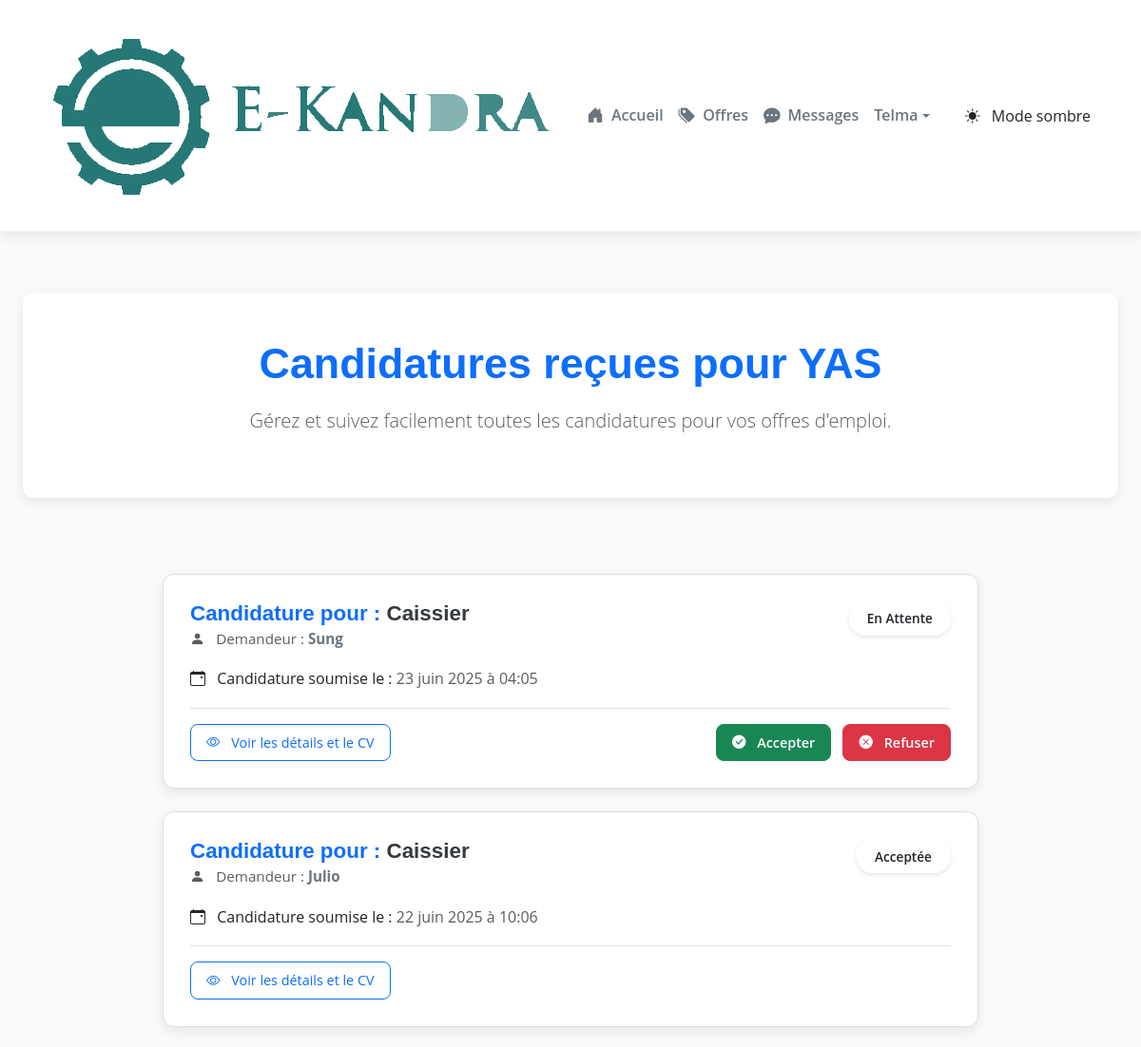
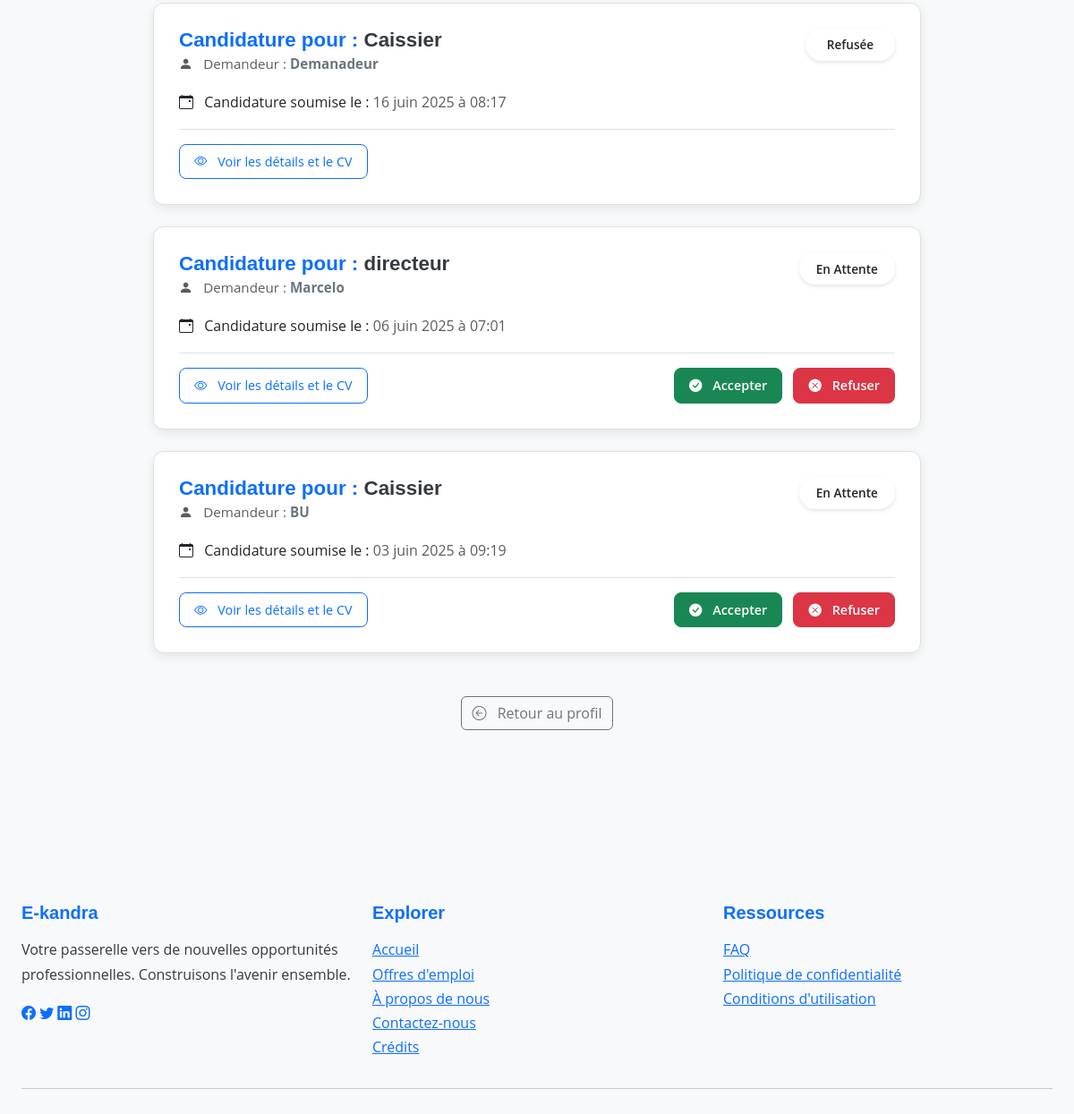
Screenshot of /profile/candidature/27/ (signed in) with the database file from the repository (2 pictures, top to bottom).
### Ekandra/models.py (models this page shows, shortened)
class Entreprise(models.Model):
    user = models.OneToOneField(User, on_delete=models.CASCADE)
    nom = models.CharField(max_length=100, blank=True, default="Entreprise")
    description = models.TextField(blank=True)
    secteur = models.CharField(max_length=100, blank=True)
    siret = models.CharField(max_length=14,unique=False)
    photo_profil = models.ImageField(upload_to='profils/', blank=True, null=True)
    created_at = models.DateTimeField(auto_now_add=True)

class Candidature(models.Model):
    demandeur = models.ForeignKey(Demandeur, on_delete=models.CASCADE)
    offre = models.ForeignKey(OffreEmploi, on_delete=models.CASCADE)
    cv = models.FileField(upload_to='cvs/', validators=[FileExtensionValidator(['pdf'])], blank=True, null=True)
    lettre_motivation = models.FileField(upload_to='cvs/', validators=[FileExtensionValidator(['pdf'])], blank=True, null=True)
    date_candidature = models.DateTimeField(auto_now_add=True)
    statut = models.CharField(max_length=50, choices=[
        ('en_attente', 'En attente'),
        ('acceptee', 'Acceptée'),
        ('refusee', 'Refusée')
    ], default='en_attente')

class OffreEmploi(models.Model):
    entreprise = models.ForeignKey(Entreprise, on_delete=models.CASCADE)
    titre = models.CharField(max_length=200)
    description = models.TextField()
    salaire = models.DecimalField(max_digits=10, decimal_places=2, null=True, blank=True)
    date_publication = models.DateTimeField(auto_now_add=True)
    date_fin = models.DateTimeField(default=' j/m/n ')
    active = models.BooleanField(default=True)

class Demandeur(models.Model):
    user = models.OneToOneField(User, on_delete=models.CASCADE)
    nom = models.CharField(max_length=100, blank=True, default="Utilisateur")
    competences = models.TextField(blank=True)
    cv = models.FileField(upload_to='cvs/', validators=[FileExtensionValidator(['pdf'])], blank=True, null=True)
    photo_profil = models.ImageField(upload_to='profils/', blank=True, null=True)
    created_at = models.DateTimeField(auto_now_add=True)

### Ekandra/views.py (the view, shortened to what this page needs)
# urls.py: path('profile/candidature/<int:candidature_id>/', views.voir_candidatures, name='voir_candidatures'),
@login_required
def voir_candidatures(request, candidature_id):
    try:
        entreprise = Entreprise.objects.get(user=request.user)
    except Entreprise.DoesNotExist:
        messages.error(request, "Seules les entreprises peuvent gérer les candidatures.")
        return redirect('home')
    entreprise_offers = OffreEmploi.objects.filter(entreprise=entreprise)
    candidatures = Candidature.objects.filter(offre__in=entreprise_offers).order_by('-date_candidature')
    context = get_base_context(request)
    context.update({
        'entreprise': entreprise,
        'candidatures': candidatures,
        'entreprise_offers': entreprise_offers,
    })
    return render(request, 'Ekandra/voir_candidature.html', context)

### Ekandra/views.py (called while the page is built)
def get_base_context(request):
    context = {}
    if request.user.is_authenticated:
        try:
            from .models import Message
            context['unread_messages'] = Message.objects.filter(destinataire=request.user, lu=False).count()
        except ImportError:
            context['unread_messages'] = 0
            pass
    return context

### Ekandra/templates/Ekandra/voir_candidature.html (shortened to what this page needs)
{% extends 'Ekandra/base.html' %}
{% load static %}
{% load bootstrap5 %}
{% block extra_css %}
    <link rel="stylesheet" href="{% static 'Ekandra/css/voir_candidature.css' %}">
{% endblock %}
{% block content %}
<div class="header-section text-center mb-5">
    <h1 class="display-5 fw-bold text-primary mb-3">Candidatures reçues pour {{ entreprise.nom }}</h1>
    <p class="lead text-muted">Gérez et suivez facilement toutes les candidatures pour vos offres d'emploi.</p>
</div>
<div class="row justify-content-center">
    <div class="col-lg-10 col-xl-9">
        {% if candidatures %}
            <div class="candidatures-list">
                {% for candidature in candidatures %}
                    <div class="card candidature-item mb-4">
                        <div class="card-body">
                            <div class="d-flex justify-content-between align-items-start mb-3">
                                <div>
                                    <h5 class="card-title text-primary mb-1">
                                        Candidature pour : <strong class="offer-title-highlight">{{ candidature.offre.titre }}</strong>
                                    </h5>
                                    <p class="card-subtitle text-muted mb-0">
                                        <i class="bi bi-person-fill me-2"></i> Demandeur : <strong class="text-secondary">{{ candidature.demandeur.user.username }}</strong>
                                    </p>
                                </div>
                                <span class="candidature-status
                                    {% if candidature.statut == 'en_attente' %} status-en_attente
                                    {% elif candidature.statut == 'acceptee' %} status-acceptee
                                    {% elif candidature.statut == 'refusee' %} status-refusee
                                    {% else %} status-default
                                    {% endif %}">
                                    {{ candidature.get_statut_display }}
                                </span>
                            </div>
                            <p class="mb-2"><i class="bi bi-calendar-event me-2"></i> Candidature soumise le : <span class="text-muted">{{ candidature.date_candidature|date:"d F Y à H:i" }}</span></p>
                            <div class="d-flex justify-content-between align-items-center mt-3 pt-3 border-top">
                                <a href="{% url 'candidature_detail' candidature.id %}" class="btn btn-sm btn-outline-primary view-details-btn">
                                    <i class="bi bi-eye me-2"></i> Voir les détails et le CV
                                </a>
                                {% if candidature.statut == 'en_attente' %}
                                    <div class="action-buttons">
                                        <form method="post" class="d-inline-block me-2">
                                            <button type="submit" class="btn btn-success btn-sm action-btn">
                                                <i class="bi bi-check-circle-fill me-2"></i> Accepter
                                            </button>
                                        </form>
                                        <form method="post" class="d-inline-block">
                                            <button type="submit" class="btn btn-danger btn-sm action-btn">
                                                <i class="bi bi-x-circle-fill me-2"></i> Refuser
                                            </button>
                                        </form>
                                    </div>
                                {% endif %}
                            </div>
                        </div>
                    </div>
                {% endfor %}
            </div>
        {% else %}
            <div class="alert alert-info text-center py-4">
                <i class="bi bi-info-circle display-4 mb-3 d-block"></i>
                <p class="lead">Vous n'avez pas encore reçu de candidatures pour vos offres d'emploi.</p>
                <p class="text-muted mb-0">Continuez à publier des offres pour attirer des talents !</p>
            </div>
        {% endif %}
        <p class="mt-5 text-center">
            <a href="{% url 'profile' %}" class="btn btn-outline-secondary">
                <i class="bi bi-arrow-left-circle me-2"></i> Retour au profil
            </a>
        </p>
    </div>
</div>
{% endblock %}

### Ekandra/templates/Ekandra/base.html (shortened to what this page needs)
{% load static %}
{% load bootstrap5 %}
<!DOCTYPE html>
<html lang="fr">
<head>
    <link rel="stylesheet" href="{% static 'Ekandra/css/style.css' %}">
    <link href="https://cdn.jsdelivr.net/npm/bootstrap@5.3.0/dist/css/bootstrap.min.css" rel="stylesheet">
    <link href="https://cdn.jsdelivr.net/npm/bootstrap-icons/font/bootstrap-icons.css" rel="stylesheet">
    <link rel="stylesheet" href="https://cdnjs.cloudflare.com/ajax/libs/animate.css/4.1.1/animate.min.css"/>
    <link rel="stylesheet" href="{% static 'Ekandra/css/style.css' %}">
    {% block extra_css %}{% endblock %}
</head>
<body class="light-mode d-flex flex-column min-vh-100"
{% block body_class %}{% endblock %}>
    <header class="main-header sticky-top">
        <nav class="navbar navbar-expand-lg">
            <div class="container-fluid app-container">
                <a class="navbar-brand brand-logo" href="{% url 'home' %}">
                    <img src="{% static 'Ekandra/image/Ekandra.svg' %}" alt="E-kandra Logo" class="logo">
                </a>
                <div class="collapse navbar-collapse" id="navbarNav">
                    <ul class="navbar-nav ms-auto mb-2 mb-lg-0 align-items-center">
                        <li class="nav-item">
                            <a class="nav-link nav-link-custom {% if request.resolver_match.url_name == 'home' %}active{% endif %}" aria-current="page" href="{% url 'home' %}">
                                <i class="bi bi-house-door-fill me-2"></i> Accueil
                            </a>
                        </li>
                        <li class="nav-item">
                            <a class="nav-link nav-link-custom {% if request.resolver_match.url_name == 'offres' %}active{% endif %}" href="{% url 'offres' %}">
                                <i class="bi bi-tags-fill me-2"></i> Offres
                            </a>
                        </li>
                        {% if user.is_authenticated %}
                            <li class="nav-item">
                                <a class="nav-link nav-link-custom {% if request.resolver_match.url_name == 'messages' %}active{% endif %}" href="{% url 'messages' %}">
                                    <i class="bi bi-chat-dots-fill me-2"></i> Messages
                                </a>
                            </li>
                            <li class="nav-item dropdown">
                                <a class="nav-link dropdown-toggle nav-link-custom" href="#" id="navbarDropdownProfile" role="button" data-bs-toggle="dropdown" aria-expanded="false">
                                    {{ user.username|default:"Utilisateur" }}
                                </a>
                            </li>
                        {% endif %}
                        <li class="nav-item ms-lg-3 d-flex align-items-center">
                            <button id="theme-toggle" class="btn theme-toggle-btn">
                                <i class="bi bi-sun-fill me-2" id="sun-icon"></i>
                                <span id="theme-text">Mode clair</span>
                            </button>
                        </li>
                    </ul>
                </div>
            </div>
        </nav>
    </header>
    <main class="flex-grow-1 main-content-area">
        <div class="container app-container mt-4 mb-5">
            {% block content %}
            {% endblock %}
        </div>
    </main>
    <footer class="app-footer py-5 mt-auto">
        <div class="container app-container">
            <div class="row">
                <div class="col-md-4 mb-4 mb-md-0">
                    <h5 class="footer-heading">E-kandra</h5>
                    <p class="footer-text">Votre passerelle vers de nouvelles opportunités professionnelles. Construisons l'avenir ensemble.</p>
                    <div class="social-links">
                        <a href="#" class="social-icon"><i class="bi bi-facebook"></i></a>
                        <a href="#" class="social-icon"><i class="bi bi-twitter"></i></a>
                        <a href="#" class="social-icon"><i class="bi bi-linkedin"></i></a>
                        <a href="#" class="social-icon"><i class="bi bi-instagram"></i></a>
                    </div>
                </div>
                <div class="col-md-4 mb-4 mb-md-0">
                    <h5 class="footer-heading">Explorer</h5>
                    <ul class="list-unstyled footer-links">
                        <li><a href="{% url 'home' %}">Accueil</a></li>
                        <li><a href="{% url 'offres' %}">Offres d'emploi</a></li>
                        <li><a href= "{% url 'a_propos' %}">À propos de nous</a></li>
                        <li><a href="{% url 'contact' %}">Contactez-nous</a></li>
                        <li><a href="{% url 'credits' %}">Crédits</a></li>
                    </ul>
                </div>
                <div class="col-md-4">
                    <h5 class="footer-heading">Ressources</h5>
                    <ul class="list-unstyled footer-links">
                        <li><a href="{% url 'faq' %}">FAQ</a></li>
                        <li><a href="#">Politique de confidentialité</a></li>
                        <li><a href="#">Conditions d'utilisation</a></li>
                    </ul>
                </div>
            </div>
            <hr class="footer-divider">
        </div>
    </footer>
</body>
</html>

### Ekandra/static/Ekandra/css/style.css (style rules this page uses)
:root { --primary-color: #0d6efd; --secondary-color: #6c757d; --accent-color: #28a745; --light-bg: #f8f9fa; --text-color: #343a40; --navbar-bg: #ffffff; --card-bg: #ffffff; --border-color: #e0e0e0; --shadow-light: 0 4px 12px rgba(0, 0, 0, 0.08); --card-hover-shadow: 0 12px 24px rgba(0, 0, 0, 0.15); --alert-shadow: 0 2px 8px rgba(0, 0, 0, 0.1); }
body, .navbar, .card, .alert, .btn, .nav-link, h1, h2, h3, h4, h5, h6, p, span, strong, a { transition: background-color 0.3s ease, color 0.3s ease, border-color 0.3s ease, box-shadow 0.3s ease; }
body { font-family: 'Open Sans', sans-serif; color: var(--text-color); background-color: var(--light-bg); line-height: 1.7; }
h1, h2, h3, h4, h5, h6 { font-family: 'Montserrat', sans-serif; font-weight: 700; color: var(--primary-color); margin-bottom: 1rem; }
.navbar { background-color: var(--navbar-bg) !important; box-shadow: var(--shadow-light); padding: 1.25rem 1.75rem; border-bottom: 1px solid rgba(0, 0, 0, 0.05); }
.navbar-brand { font-weight: 700; font-size: 1.6rem; color: var(--primary-color) !important; letter-spacing: -0.5px; }
.nav-link { font-weight: 600; color: var(--secondary-color) !important; padding: 0.75rem 1.2rem; display: flex; align-items: center; }
.nav-link i { margin-right: 8px; font-size: 1.1em; }
.container { max-width: 1300px; padding: 2.5rem 1.5rem; }
.header-section { padding: 3rem 0; background-color: var(--navbar-bg); border-radius: 0.75rem; box-shadow: var(--shadow-light); margin-bottom: 3rem; }
.header-section h1 { font-size: 2.8rem; margin-bottom: 0.75rem; color: var(--primary-color); }
.header-section .lead { font-size: 1.25rem; color: var(--secondary-color); }
.btn-outline-secondary { color: var(--secondary-color); border-color: var(--secondary-color); }

### Ekandra/static/Ekandra/css/voir_candidature.css (style rules this page uses)
.candidatures-list { margin-top: 2rem; }
.candidature-item { border: 1px solid var(--border-color); border-radius: 0.75rem; box-shadow: var(--shadow-light); background-color: var(--card-bg); transition: transform 0.2s ease, box-shadow 0.2s ease; }
.candidature-item .card-body { padding: 1.75rem; }
.candidature-item .card-title { font-size: 1.4rem; font-weight: 700; color: var(--primary-color); }
.offer-title-highlight { color: var(--text-color); font-weight: 700; }
.candidature-item .card-subtitle { font-size: 0.95rem; color: var(--secondary-color); }
.candidature-status { padding: 0.4rem 1.2rem; border-radius: 20px; font-weight: 600; font-size: 0.85rem; text-transform: capitalize; min-width: 100px; text-align: center; box-shadow: 0 2px 4px rgba(0, 0, 0, 0.1); }
.view-details-btn { font-size: 0.9rem; padding: 0.5rem 1rem; border-radius: 0.5rem; font-weight: 500; color: var(--primary-color); border-color: var(--primary-color); }
.action-buttons .action-btn { font-size: 0.9rem; padding: 0.5rem 1rem; border-radius: 0.5rem; font-weight: 600; transition: all 0.2s ease; }
.btn-outline-secondary { color: var(--secondary-color); border-color: var(--secondary-color); }

### rows the page displays
Entreprise: nom "YAS"
Candidature: offre.titre "Caissier", demandeur.user.username "Sung", statut "En Attente", date_candidature "23 juin 2025 à 04:05"
Candidature: offre.titre "Caissier", demandeur.user.username "Julio", statut "Acceptée", date_candidature "22 juin 2025 à 10:06"
Candidature: offre.titre "Caissier", demandeur.user.username "Demanadeur", statut "Refusée", date_candidature "16 juin 2025 à 08:17"
Candidature: offre.titre "directeur", demandeur.user.username "Marcelo", statut "En Attente", date_candidature "06 juin 2025 à 07:01"
Candidature: offre.titre "Caissier", demandeur.user.username "BU", statut "En Attente", date_candidature "03 juin 2025 à 09:19"

### other values shown
{{ user.username|default:"Utilisateur" }} "Telma"
